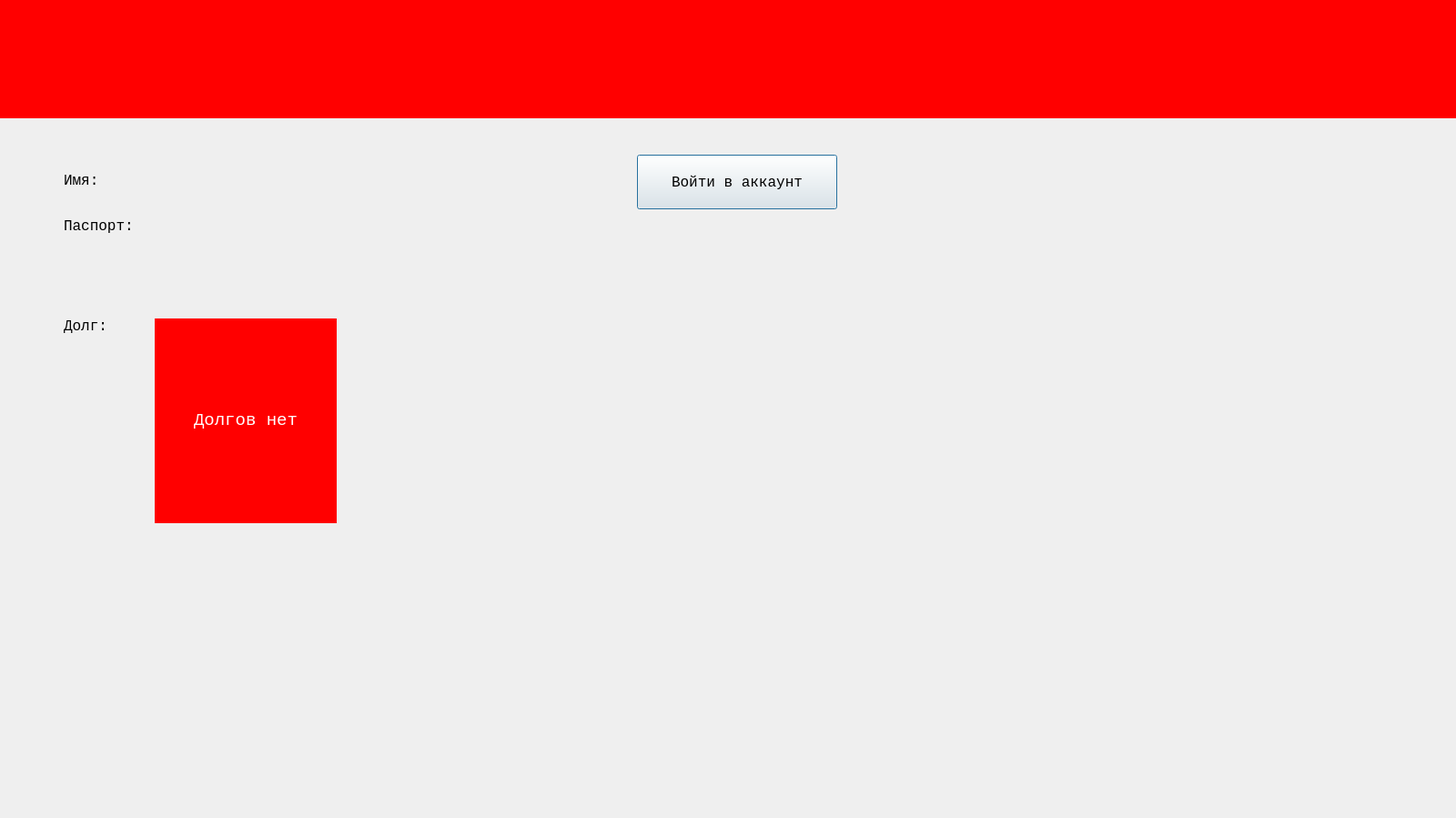
<?xml version="1.0" encoding="UTF-8"?>
<ui version="4.0">
 <class>Dialog</class>
 <widget class="QDialog" name="Dialog">
  <property name="geometry">
   <rect>
    <x>0</x>
    <y>0</y>
    <width>1600</width>
    <height>899</height>
   </rect>
  </property>
  <property name="font">
   <font>
    <family>Consolas</family>
    <pointsize>12</pointsize>
   </font>
  </property>
  <property name="windowTitle">
   <string>Dialog</string>
  </property>
  <widget class="QLabel" name="D1booker_label">
   <property name="geometry">
    <rect>
     <x>10</x>
     <y>0</y>
     <width>300</width>
     <height>130</height>
    </rect>
   </property>
   <property name="text">
    <string/>
   </property>
   <property name="pixmap">
    <pixmap>logo.png</pixmap>
   </property>
  </widget>
  <widget class="QLabel" name="D1head_label">
   <property name="geometry">
    <rect>
     <x>0</x>
     <y>0</y>
     <width>1600</width>
     <height>130</height>
    </rect>
   </property>
   <property name="styleSheet">
    <string notr="true">background-color: rgb(255, 0, 0);</string>
   </property>
   <property name="text">
    <string/>
   </property>
  </widget>
  <widget class="QLabel" name="img">
   <property name="geometry">
    <rect>
     <x>170</x>
     <y>350</y>
     <width>200</width>
     <height>225</height>
    </rect>
   </property>
   <property name="font">
    <font>
     <family>Consolas</family>
     <pointsize>14</pointsize>
    </font>
   </property>
   <property name="styleSheet">
    <string notr="true">background-color: rgb(255, 0, 0);
color: rgb(255, 255, 255);</string>
   </property>
   <property name="text">
    <string notr="true">&lt;!DOCTYPE HTML PUBLIC &quot;-//W3C//DTD HTML 4.0//EN&quot; &quot;http://www.w3.org/TR/REC-html40/strict.dtd&quot;&gt;
&lt;html&gt;&lt;head&gt;&lt;meta name=&quot;qrichtext&quot; content=&quot;1&quot; /&gt;&lt;style type=&quot;text/css&quot;&gt;
p, li { white-space: pre-wrap; }
&lt;/style&gt;&lt;/head&gt;&lt;body style=&quot; font-family:'Consolas'; font-size:14pt; font-weight:400; font-style:normal;&quot;&gt;
&lt;p align=&quot;center&quot; style=&quot; margin-top:12px; margin-bottom:12px; margin-left:0px; margin-right:0px; -qt-block-indent:0; text-indent:0px;&quot;&gt;Долгов нет&lt;/p&gt;&lt;/body&gt;&lt;/html&gt;</string>
   </property>
   <property name="textFormat">
    <enum>Qt::AutoText</enum>
   </property>
   <property name="alignment">
    <set>Qt::AlignCenter</set>
   </property>
   <property name="wordWrap">
    <bool>true</bool>
   </property>
  </widget>
  <widget class="QLabel" name="name_label">
   <property name="geometry">
    <rect>
     <x>70</x>
     <y>190</y>
     <width>301</width>
     <height>16</height>
    </rect>
   </property>
   <property name="text">
    <string>Имя:</string>
   </property>
  </widget>
  <widget class="QLabel" name="pasport_label">
   <property name="geometry">
    <rect>
     <x>70</x>
     <y>240</y>
     <width>301</width>
     <height>16</height>
    </rect>
   </property>
   <property name="text">
    <string>Паспорт:</string>
   </property>
  </widget>
  <widget class="QLabel" name="dolg_label">
   <property name="geometry">
    <rect>
     <x>70</x>
     <y>350</y>
     <width>91</width>
     <height>16</height>
    </rect>
   </property>
   <property name="text">
    <string>Долг:</string>
   </property>
  </widget>
  <widget class="QPushButton" name="acc_button">
   <property name="geometry">
    <rect>
     <x>700</x>
     <y>170</y>
     <width>220</width>
     <height>60</height>
    </rect>
   </property>
   <property name="text">
    <string>Войти в аккаунт</string>
   </property>
  </widget>
  <widget class="QLabel" name="time">
   <property name="geometry">
    <rect>
     <x>420</x>
     <y>350</y>
     <width>261</width>
     <height>61</height>
    </rect>
   </property>
   <property name="text">
    <string/>
   </property>
  </widget>
  <zorder>D1head_label</zorder>
  <zorder>D1booker_label</zorder>
  <zorder>img</zorder>
  <zorder>name_label</zorder>
  <zorder>pasport_label</zorder>
  <zorder>dolg_label</zorder>
  <zorder>acc_button</zorder>
  <zorder>time</zorder>
 </widget>
 <resources/>
 <connections/>
</ui>
